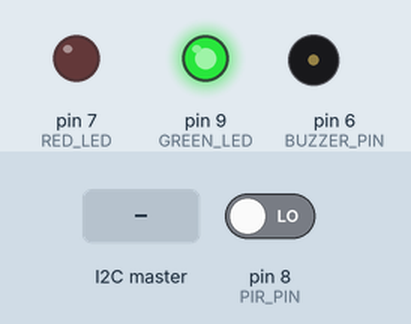
Bench run of a sketch on a simulated Arduino Uno, built with avr-gcc and run on an emulated ATmega328P. On the bench: output pins drawn as LEDs (lit = HIGH), buzzer (waves = sounding). The inputs (shaded band) are chosen by the test bench; at power-on: pin 8 (PIR_PIN) LOW.

Above: at 1.2 s.
1.3 s: the I2C master sends the byte 1
At 1.8 s:
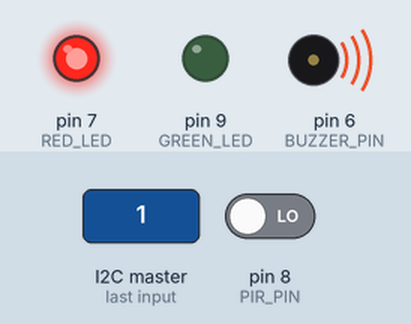
2.8 s: the I2C master sends the byte 0
At 4.1 s:
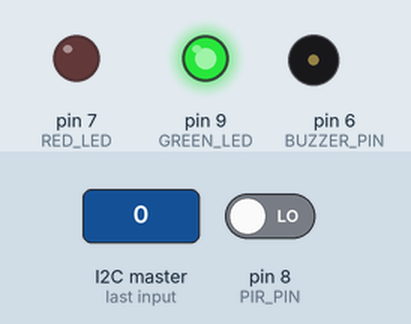
Timing chart, 0 to 5.8 s (numbered marks = the images above; inputs shaded):
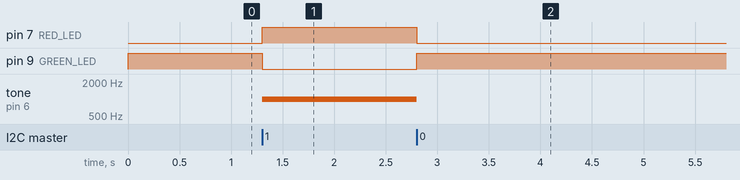

Measured:
- after the input at 1.3 s, pin 7 (RED_LED): LOW → HIGH at once; pin 9 (GREEN_LED): HIGH → LOW at once; tone on pin 6 (BUZZER_PIN): silent → 1000 Hz at once
- after the input at 2.8 s, pin 7 (RED_LED): HIGH → LOW at once; pin 9 (GREEN_LED): LOW → HIGH at once; tone on pin 6 (BUZZER_PIN): 1000 Hz → silent at once

The sketch:

Slave_2_v.0.ino
```cpp
#include <Wire.h>

#define SLAVE_ID 2

#define GAS_PIN A0
#define TEMP_PIN A1
#define PIR_PIN 8
#define LDR_PIN A2
#define BUZZER_PIN 6
#define RED_LED 7
#define GREEN_LED 9

#define GAS_THRESHOLD 650
#define TEMP_THRESHOLD 50
#define MOTION_DEBOUNCE 200

unsigned long lastMotionTime = 0;
bool motionDetected = false;

void setup() {
  Wire.begin(SLAVE_ID);
  Wire.onRequest(sendData);
  Wire.onReceive(receiveCommand);

  pinMode(PIR_PIN, INPUT);
  pinMode(BUZZER_PIN, OUTPUT);
  pinMode(RED_LED, OUTPUT);
  pinMode(GREEN_LED, OUTPUT);

  digitalWrite(GREEN_LED, HIGH);
}

void loop() {
  bool currentState = digitalRead(PIR_PIN);
  static bool lastState = false;

  if(currentState && !lastState) {
    if(millis() - lastMotionTime > MOTION_DEBOUNCE) {
      motionDetected = true;
      lastMotionTime = millis();
    }
  }
  else if(motionDetected && millis() - lastMotionTime > 2000) {
    motionDetected = false;
  }

  lastState = currentState;
  delay(50);
}

void sendData() {
  int gas = analogRead(GAS_PIN);
  float temp = (analogRead(TEMP_PIN) * 0.488) - 50;
  int light = analogRead(LDR_PIN);

  Wire.write((byte*)&gas, 2);
  Wire.write((byte*)&temp, 4);
  Wire.write((byte*)&light, 2);
  Wire.write(motionDetected);
}

void receiveCommand(int bytes) {
  if(Wire.available()) {
    byte cmd = Wire.read();
    digitalWrite(RED_LED, cmd == 1);
    digitalWrite(GREEN_LED, cmd != 1);
    if(cmd == 1) tone(BUZZER_PIN, 1000);
    else noTone(BUZZER_PIN);
  }
}
```
